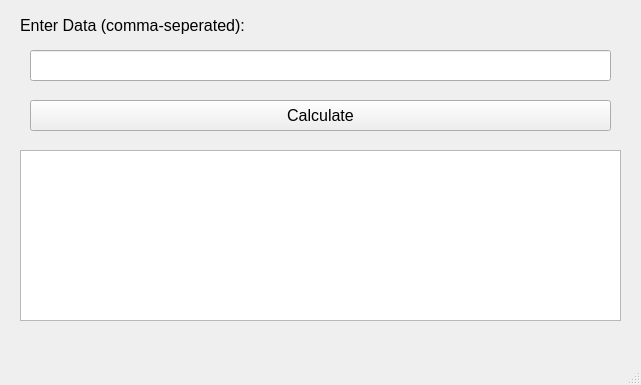
<?xml version="1.0" encoding="UTF-8"?>
<ui version="4.0">
 <class>MainWindow</class>
 <widget class="QMainWindow" name="MainWindow">
  <property name="geometry">
   <rect>
    <x>0</x>
    <y>0</y>
    <width>641</width>
    <height>385</height>
   </rect>
  </property>
  <property name="windowTitle">
   <string>MainWindow</string>
  </property>
  <widget class="QWidget" name="centralwidget">
   <widget class="QLabel" name="label">
    <property name="geometry">
     <rect>
      <x>20</x>
      <y>10</y>
      <width>301</width>
      <height>31</height>
     </rect>
    </property>
    <property name="font">
     <font>
      <pointsize>12</pointsize>
     </font>
    </property>
    <property name="text">
     <string>Enter Data (comma-seperated):</string>
    </property>
   </widget>
   <widget class="QLineEdit" name="lineEditInput">
    <property name="geometry">
     <rect>
      <x>30</x>
      <y>50</y>
      <width>581</width>
      <height>31</height>
     </rect>
    </property>
    <property name="font">
     <font>
      <pointsize>12</pointsize>
     </font>
    </property>
   </widget>
   <widget class="QPushButton" name="pushButtonCalculate">
    <property name="geometry">
     <rect>
      <x>30</x>
      <y>100</y>
      <width>581</width>
      <height>31</height>
     </rect>
    </property>
    <property name="font">
     <font>
      <pointsize>12</pointsize>
     </font>
    </property>
    <property name="text">
     <string>Calculate</string>
    </property>
   </widget>
   <widget class="QTableWidget" name="tableWidget">
    <property name="geometry">
     <rect>
      <x>20</x>
      <y>150</y>
      <width>601</width>
      <height>171</height>
     </rect>
    </property>
    <property name="font">
     <font>
      <pointsize>12</pointsize>
     </font>
    </property>
   </widget>
   <widget class="QLabel" name="labelOutput">
    <property name="geometry">
     <rect>
      <x>30</x>
      <y>160</y>
      <width>581</width>
      <height>151</height>
     </rect>
    </property>
    <property name="font">
     <font>
      <pointsize>10</pointsize>
     </font>
    </property>
    <property name="text">
     <string/>
    </property>
   </widget>
  </widget>
  <widget class="QMenuBar" name="menubar">
   <property name="geometry">
    <rect>
     <x>0</x>
     <y>0</y>
     <width>641</width>
     <height>26</height>
    </rect>
   </property>
  </widget>
  <widget class="QStatusBar" name="statusbar"/>
 </widget>
 <resources/>
 <connections/>
</ui>
